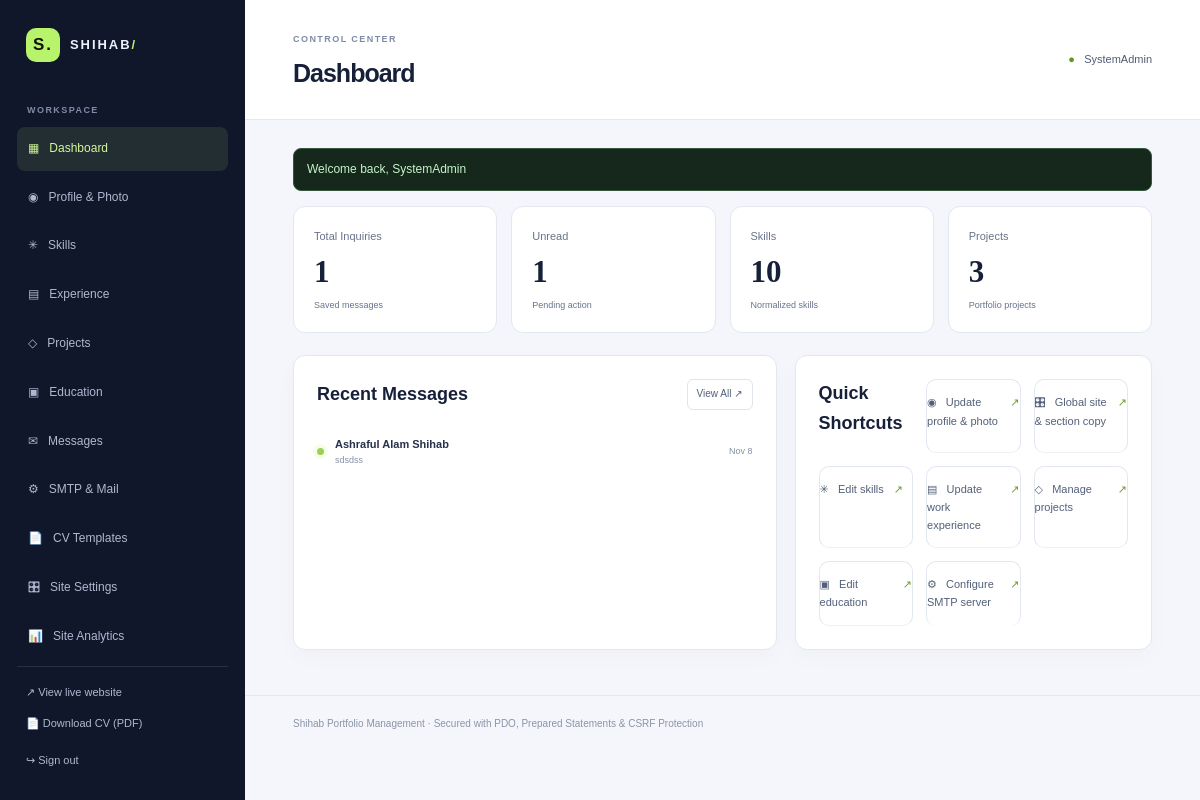
The app's page /admin/ (signed in), older data.
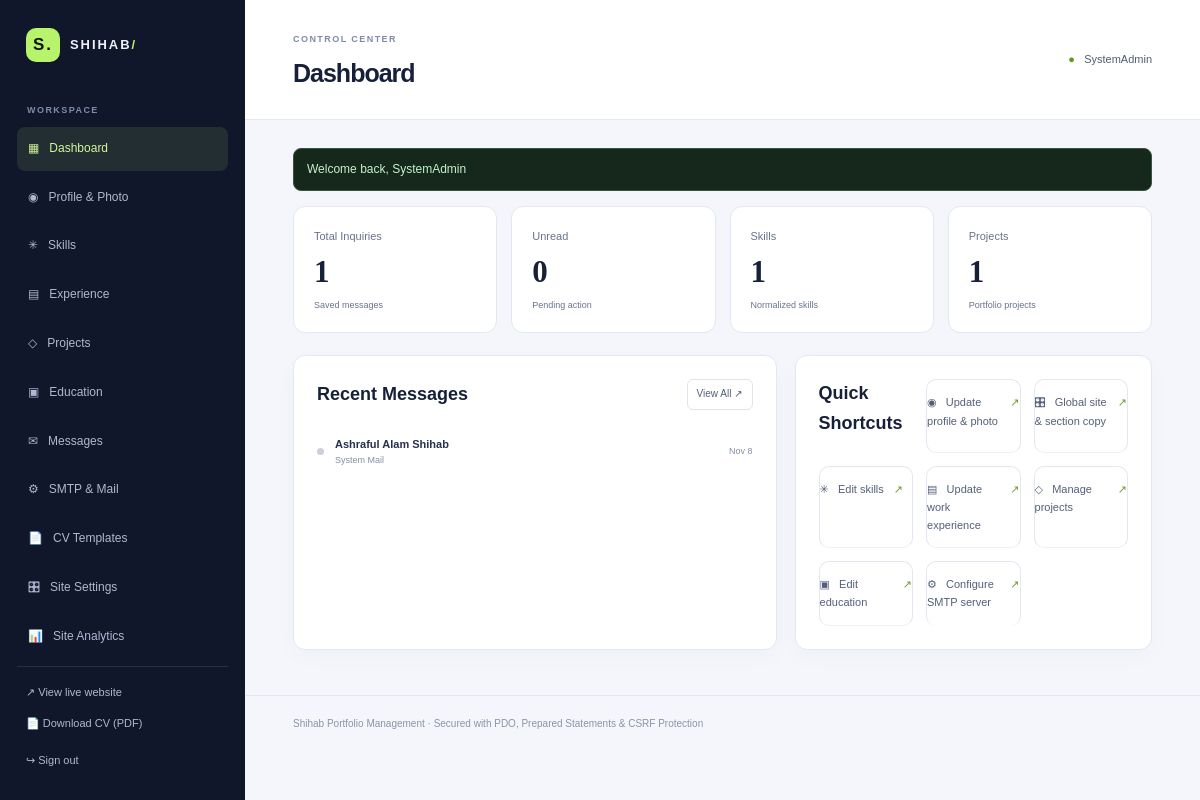
The same page, newer data.
### tables this page shows
CREATE TABLE `contact_messages` (
  `id` bigint(20) UNSIGNED NOT NULL,
  `name` varchar(120) NOT NULL,
  `email` varchar(254) NOT NULL,
  `subject` varchar(180) DEFAULT NULL,
  `message` text NOT NULL,
  `created_at` timestamp NOT NULL DEFAULT current_timestamp(),
  `status` enum('new','read','replied','archived') NOT NULL DEFAULT 'new'
);

### config.php (called while the page is built, shortened)
<?php
function url(string $path = ''): string
{
    $envPath = $_ENV['SITE_BASE_PATH'] ?? null;
    if ($envPath !== null && $envPath !== '') {
        $base = rtrim($envPath, '/');
    } else {
        $docRoot = realpath($_SERVER['DOCUMENT_ROOT'] ?? '') ?: '';
        $dir = realpath(__DIR__) ?: '';
        $docRoot = str_replace('\\', '/', $docRoot);
        $dir = str_replace('\\', '/', $dir);
        if ($docRoot !== '' && str_starts_with($dir, $docRoot)) {
            $base = substr($dir, strlen($docRoot));
        } else {
            $base = '';
        }
    }
    $base = '/' . trim($base, '/');
    $normalized = ($base === '/') ? '' : $base;
    return $normalized . '/' . ltrim($path, '/');
}
function e(?string $value): string
{
    return htmlspecialchars((string)$value, ENT_QUOTES | ENT_SUBSTITUTE, 'UTF-8');
}

### admin/index.php (the view, shortened to what this page needs)
<?php
require_once dirname(__DIR__) . '/config.php';
$pdo = db();
$stats = [
    'messages'   => (int)$pdo->query("SELECT COUNT(*) FROM contact_messages")->fetchColumn(),
    'unread'     => (int)$pdo->query("SELECT COUNT(*) FROM contact_messages WHERE status = 'new'")->fetchColumn(),
    'skills'     => (int)$pdo->query("SELECT COUNT(*) FROM skills")->fetchColumn(),
    'projects'   => (int)$pdo->query("SELECT COUNT(*) FROM projects")->fetchColumn(),
    'experience' => (int)$pdo->query("SELECT COUNT(*) FROM experience")->fetchColumn(),
    'education'  => (int)$pdo->query("SELECT COUNT(*) FROM education")->fetchColumn(),
];
$recent = $pdo->query('SELECT * FROM contact_messages ORDER BY created_at DESC LIMIT 5')->fetchAll();
require __DIR__ . '/views/header.php';
?>
<div class="stats-grid">
    <div class="stat-card"><span>Total Inquiries</span><strong><?= $stats['messages'] ?></strong><small>Saved messages</small></div>
    <div class="stat-card"><span>Unread</span><strong><?= $stats['unread'] ?></strong><small>Pending action</small></div>
    <div class="stat-card"><span>Skills</span><strong><?= $stats['skills'] ?></strong><small>Normalized skills</small></div>
    <div class="stat-card"><span>Projects</span><strong><?= $stats['projects'] ?></strong><small>Portfolio projects</small></div>
</div>
<div class="dashboard-columns">
    <div class="admin-panel">
        <div class="panel-title-row">
            <h2>Recent Messages</h2>
            <a class="small-action" href="<?= e(url('admin/messages')) ?>">View All ↗</a>
        </div>
        <?php if (!$recent): ?>
            <p class="panel-hint">No messages in inbox.</p>
        <?php else: ?>
            <div class="recent-list">
                <?php foreach ($recent as $m): ?>
                    <a class="recent-message" href="<?= e(url("admin/messages?view=" . $m['id'])) ?>">
                        <span class="recent-dot <?= $m['status'] === 'new' ? 'unread' : '' ?>"></span>
                        <span class="recent-message-copy">
                            <strong><?= e($m['name']) ?></strong>
                            <small><?= e($m['subject'] ?: preview_text($m['message'], 60)) ?></small>
                        </span>
                        <span class="recent-date"><?= e(date('M j', strtotime($m['created_at']))) ?></span>
                    </a>
                <?php endforeach; ?>
            </div>
        <?php endif; ?>
    </div>
    <div class="admin-panel quick-links">
        <h2>Quick Shortcuts</h2>
        <a href="<?= e(url('admin/profile')) ?>">◉ &nbsp; Update profile &amp; photo <span>↗</span></a>
        <a href="<?= e(url('admin/settings')) ?>">🎛 &nbsp; Global site &amp; section copy <span>↗</span></a>
        <a href="<?= e(url('admin/content/skills')) ?>">✳ &nbsp; Edit skills <span>↗</span></a>
        <a href="<?= e(url('admin/content/experience')) ?>">▤ &nbsp; Update work experience <span>↗</span></a>
        <a href="<?= e(url('admin/content/projects')) ?>">◇ &nbsp; Manage projects <span>↗</span></a>
        <a href="<?= e(url('admin/content/education')) ?>">▣ &nbsp; Edit education <span>↗</span></a>
        <a href="<?= e(url('admin/smtp')) ?>">⚙ &nbsp; Configure SMTP server <span>↗</span></a>
    </div>
</div>
<?php
require __DIR__ . '/views/footer.php';

Row changes from the older to the newer data that the page shows:
changed contact_messages "Ashraful Alam Shihab": status "new" → "read" (drawn); subject "sdsdss" → "System Mail"
Text that changed along with them:
$stats['unread']: "1" → "0"
$stats['skills']: "10" → "1"
$stats['projects']: "3" → "1"
